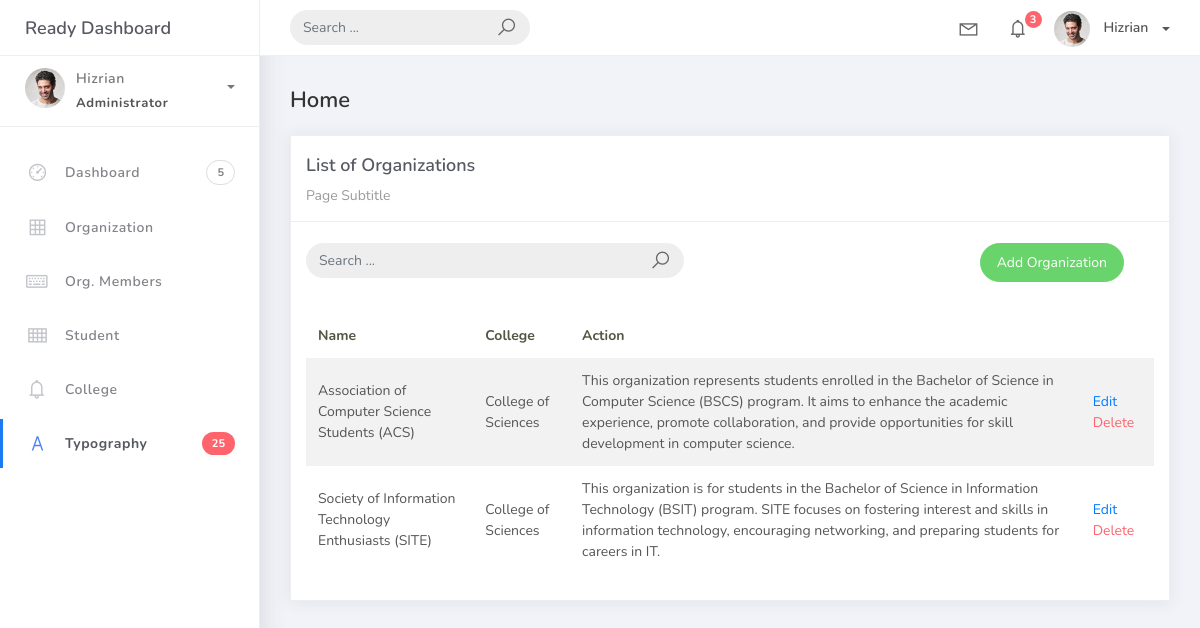
Before: /organization_list with the older database file.
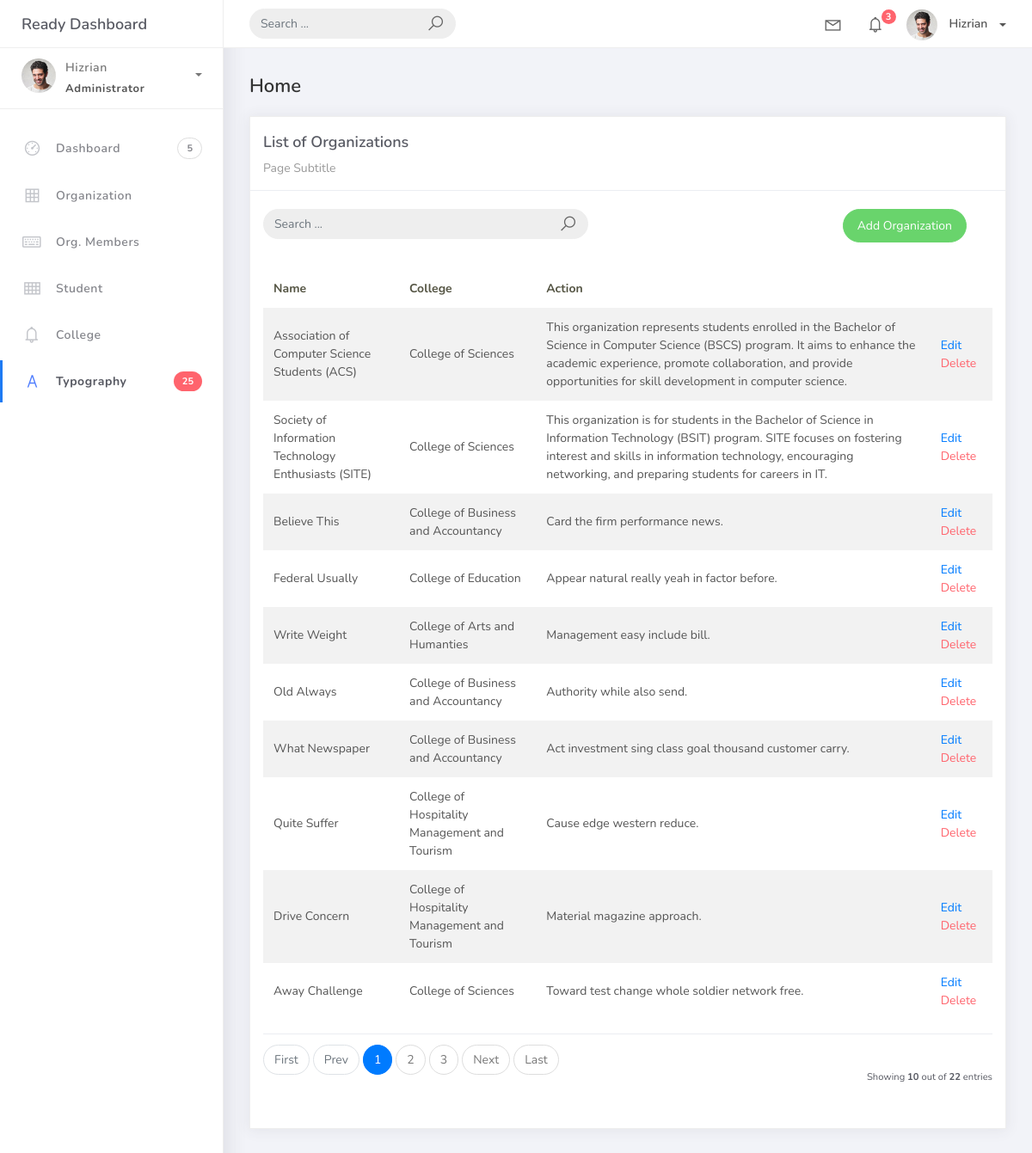
After: the same page with the newer database file.
### studentorg/models.py (models this page shows, shortened)
class BaseModel(models.Model):
    created_at = models.DateTimeField(auto_now_add=True, db_index=True)
    updated_at = models.DateTimeField(auto_now=True)
    class Meta:
        abstract = True

class Organization(BaseModel):
    name = models.CharField(max_length=250)
    college = models.ForeignKey(College, null=True, blank=True, on_delete=models.CASCADE)
    description = models.CharField(max_length=500)

class College(BaseModel):
    college_name = models.CharField(max_length=150)
    def __str__(self):
        return self.college_name

### studentorg/views.py (the view)
# urls.py: path('organization_list', OrganizationList.as_view(), name='organization-list'),
class OrganizationList(ListView):
    model = Organization
    context_object_name = 'organization'
    template_name = 'org_list.html'
    success_url = reverse_lazy('organization-list')
    paginate_by = 10

### templates/org_list.html (shortened to what this page needs)
{% extends 'base.html' %}
{% load static %}
{% block content %}
<div class="content">
  <div class="container-fluid">
    <h4 class="page-title">Home</h4>
    <div class="row">
      <div class="col-md-12">
        <div class="card">
          <div class="card-header">
            <div class="card-title">List of Organizations</div>
            <div class="card-category">Page Subtitle</div>
          </div>
          <br/>
            <div class="col-md-12 row">
            <div class="col-md-6">
                <form class="navbar-left navbar-form nav-search mr-md-3" action="">
                <div class="input-group">
                    <input type="text" placeholder="Search ..." class="form-control" />
                    <div class="input-group-append">
                    <span class="input-group-text">
                        <i class="la la-search search-icon"></i>
                    </span>
                    </div>
                </div>
                </form>
            </div>
  <div class="col-md-6">
    <div class="pull-right">
      <a href="{% url 'organization-add' %}" class="btn btn-success btn-rounded">Add Organization</a>
    </div>
  </div>
</div>
          <div class="card-body">
            <table class="table table-striped mt-3">
              <thead>
                <tr>
                  <th scope="col">Name</th>
                  <th scope="col">College</th>
                  <th scope="col">Action</th>
                </tr>
              </thead>
              <tbody>
                {% for object in object_list %}
                  <tr>
                    <td>{{ object.name }}</td>
                    <td>{{ object.college }}</td>
                    <td>{{ object.description }}</td>
                    <td>
                        <a href="organization_list/{{ object.id }}">Edit</a>
                        <a href="organization_list/{{ object.id }}/delete" class="text-danger">Delete</a>
                    </td>
                {% endfor %}
              </tbody>
            </table>
            {% include 'includes/pagination.html' %}
          </div>
        </div>
      </div>
    </div>
  </div>
</div>
{% endblock %}

### templates/base.html (shortened to what this page needs)
{% load static %}
<!DOCTYPE html>
<html>
<head>
	<link rel="stylesheet" href="{% static 'css/bootstrap.min.css' %}">
	<link rel="stylesheet" href="{% static 'css/ready.css' %}">
	<link rel="stylesheet" href="{% static 'css/demo.css' %}">
</head>
<body>
	<div class="wrapper">
		<div class="main-header">
			<div class="logo-header">
				<a href="index.html" class="logo">
					Ready Dashboard
				</a>
			</div>
			<nav class="navbar navbar-header navbar-expand-lg">
				<div class="container-fluid">
					<form class="navbar-left navbar-form nav-search mr-md-3" action="">
						<div class="input-group">
							<input type="text" placeholder="Search ..." class="form-control">
							<div class="input-group-append">
								<span class="input-group-text">
									<i class="la la-search search-icon"></i>
								</span>
							</div>
						</div>
					</form>
					<ul class="navbar-nav topbar-nav ml-md-auto align-items-center">
						<li class="nav-item dropdown hidden-caret">
							<a class="nav-link dropdown-toggle" href="#" id="navbarDropdown" role="button" data-toggle="dropdown" aria-haspopup="true" aria-expanded="false">
								<i class="la la-envelope"></i>
							</a>
						</li>
						<li class="nav-item dropdown hidden-caret">
							<a class="nav-link dropdown-toggle" href="#" id="navbarDropdown" role="button" data-toggle="dropdown" aria-haspopup="true" aria-expanded="false">
								<i class="la la-bell"></i>
								<span class="notification">3</span>
							</a>
						</li>
						<li class="nav-item dropdown">
							<a class="dropdown-toggle profile-pic" data-toggle="dropdown" href="#" aria-expanded="false">
                                <img src="{% static 'img/profile.jpg' %}" alt="user-img" width="36" class="img-circle">
                                <span >Hizrian</span></span>
                            </a>
							</li>
						</ul>
					</div>
				</nav>
			</div>
			<div class="sidebar">
				<div class="scrollbar-inner sidebar-wrapper">
					<div class="user">
						<div class="photo">
							<img src="{% static 'img/profile.jpg' %}">
						</div>
						<div class="info">
							<a class="" data-toggle="collapse" href="#collapseExample" aria-expanded="true">
								<span>
									Hizrian
									<span class="user-level">Administrator</span>
									<span class="caret"></span>
								</span>
							</a>
						</div>
					</div>
					<ul class="nav">
						<li class="nav-item">
							<a href="index.html">
								<i class="la la-dashboard"></i>
								<p>Dashboard</p>
								<span class="badge badge-count">5</span>
							</a>
						</li>
						<li class="nav-item">
							<a href="{% url 'organization-list' %}">
								<i class="la la-table"></i>
								<p>Organization</p>
							</a>
						</li>
						<li class="nav-item">
							<a href="{% url 'orgmember-list' %}">
								<i class="la la-keyboard-o"></i>
								<p>Org. Members</p>
							</a>
						</li>
						<li class="nav-item">
							<a href="{% url 'student-list' %}">
								<i class="la la-th"></i>
								<p>Student</p>
							</a>
						</li>
						<li class="nav-item">
							<a href="{% url 'college-list' %}">
								<i class="la la-bell"></i>
								<p>College</p>
							</a>
						</li>
						<li class="nav-item active">
							<a href="typography.html">
								<i class="la la-font"></i>
								<p>Typography</p>
								<span class="badge badge-danger">25</span>
							</a>
						</li>
					</ul>
				</div>
			</div>
			<div class="main-panel">
                {% block content %}
                {% endblock %}
		</div>
	</div>
</body>
</html>

### templates/includes/pagination.html
{% if is_paginated %}
<div class="card-footer px-0 border-0 d-flex flex-column flex-lg-row align-items-center justify-content-between mt-3">
  <nav aria-label="Topics pagination" class="mb-4">
    <ul class="pagination">
      {% if page_obj.number > 1 %}
        <li class="page-item">
          <a class="page-link" href="?page=1">First</a>
        </li>
      {% else %}
        <li class="page-item disabled">
          <span class="page-link">First</span>
        </li>
      {% endif %}
      {% if page_obj.has_previous %}
        <li class="page-item">
          <a class="page-link" href="?page={{ page_obj.previous_page_number }}">Prev</a>
        </li>
      {% else %}
        <li class="page-item disabled">
          <span class="page-link">Prev</span>
        </li>
      {% endif %}
      {% for page_num in paginator.page_range %}
        {% if page_obj.number == page_num %}
          <li class="page-item active">
            <span class="page-link">{{ page_num }}<span class="sr-only">(current)</span></span>
          </li>
        {% elif page_num > page_obj.number|add:'-3' and page_num < page_obj.number|add:'3' %}
          <li class="page-item">
            <a class="page-link" href="?page={{ page_num }}">{{ page_num }}</a>
          </li>
        {% endif %}
      {% endfor %}
      {% if page_obj.has_next %}
        <li class="page-item">
          <a class="page-link" href="?page={{ page_obj.next_page_number }}">Next</a>
        </li>
      {% else %}
        <li class="page-item disabled">
          <span class="page-link">Next</span>
        </li>
      {% endif %}
      {% if page_obj.number != paginator.num_pages %}
        <li class="page-item">
          <a class="page-link" href="?page={{ paginator.num_pages }}">Last</a>
        </li>
      {% else %}
        <li class="page-item disabled">
          <span class="page-link">Last</span>
        </li>
      {% endif %}
    </ul>
  </nav>
  <div class="fw-normal small mt-4 mt-lg-0">
    Showing <b>{{ object_list.count }}</b> out of <b>{{ paginator.count }}</b> entries
  </div>
</div>
{% endif %}

Changed rows visible on the page:
added Organization: name "Believe This", college "College of Business and Accountancy", description "Card the firm performance news."
added Organization: name "Federal Usually", college "College of Education", description "Appear natural really yeah in factor before."
added Organization: name "Write Weight", college "College of Arts and Humanties", description "Management easy include bill."
added Organization: name "Old Always", college "College of Business and Accountancy", description "Authority while also send."
added Organization: name "What Newspaper", college "College of Business and Accountancy", description "Act investment sing class goal thousand customer carry."
added Organization: name "Quite Suffer", college "College of Hospitality Management and Tourism", description "Cause edge western reduce."
added Organization: name "Drive Concern", college "College of Hospitality Management and Tourism", description "Material magazine approach."
added Organization: name "Away Challenge", college "College of Sciences", description "Toward test change whole soldier network free."
Other visible differences:
{{ object_list.count }}: (not shown) → "10"
{{ paginator.count }}: (not shown) → "22"
text now shown: "First Prev Next Last Showing out of entries"
new list line: "1"
new list line: "2"
new list line: "3"
